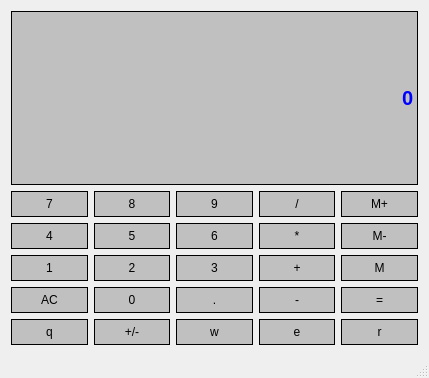
<?xml version="1.0" encoding="UTF-8"?>
<ui version="4.0">
 <class>Calculator</class>
 <widget class="QMainWindow" name="Calculator">
  <property name="geometry">
   <rect>
    <x>0</x>
    <y>0</y>
    <width>429</width>
    <height>378</height>
   </rect>
  </property>
  <property name="sizePolicy">
   <sizepolicy hsizetype="Preferred" vsizetype="Expanding">
    <horstretch>0</horstretch>
    <verstretch>0</verstretch>
   </sizepolicy>
  </property>
  <property name="windowTitle">
   <string>Calculator</string>
  </property>
  <widget class="QWidget" name="centralWidget">
   <layout class="QGridLayout" name="gridLayout">
    <item row="1" column="0">
     <widget class="QPushButton" name="Button7">
      <property name="sizePolicy">
       <sizepolicy hsizetype="Preferred" vsizetype="Preferred">
        <horstretch>0</horstretch>
        <verstretch>0</verstretch>
       </sizepolicy>
      </property>
      <property name="styleSheet">
       <string notr="true">QPushButton{
	background-color:#C0C0C0;
	border: 1px solid;
	padding: 5px;
}

QPushButton:pressed{
	background-color:#A9A9A9;
	border: 1px solid;
}</string>
      </property>
      <property name="text">
       <string>7</string>
      </property>
     </widget>
    </item>
    <item row="2" column="1">
     <widget class="QPushButton" name="Button5">
      <property name="sizePolicy">
       <sizepolicy hsizetype="Preferred" vsizetype="Preferred">
        <horstretch>0</horstretch>
        <verstretch>0</verstretch>
       </sizepolicy>
      </property>
      <property name="styleSheet">
       <string notr="true">QPushButton{
	background-color:#C0C0C0;
	border: 1px solid;
	padding: 5px;
}

QPushButton:pressed{
	background-color:#A9A9A9;
	border: 1px solid;
}</string>
      </property>
      <property name="text">
       <string>5</string>
      </property>
     </widget>
    </item>
    <item row="3" column="4">
     <widget class="QPushButton" name="MemGet">
      <property name="sizePolicy">
       <sizepolicy hsizetype="Preferred" vsizetype="Preferred">
        <horstretch>0</horstretch>
        <verstretch>0</verstretch>
       </sizepolicy>
      </property>
      <property name="styleSheet">
       <string notr="true">QPushButton{
	background-color:#C0C0C0;
	border: 1px solid;
	padding: 5px;
}

QPushButton:pressed{
	background-color:#A9A9A9;
	border: 1px solid;
}</string>
      </property>
      <property name="text">
       <string>M</string>
      </property>
     </widget>
    </item>
    <item row="4" column="0">
     <widget class="QPushButton" name="Clear">
      <property name="sizePolicy">
       <sizepolicy hsizetype="Preferred" vsizetype="Preferred">
        <horstretch>0</horstretch>
        <verstretch>0</verstretch>
       </sizepolicy>
      </property>
      <property name="styleSheet">
       <string notr="true">QPushButton{
	background-color:#C0C0C0;
	border: 1px solid;
	padding: 5px;
}

QPushButton:pressed{
	background-color:#A9A9A9;
	border: 1px solid;
}</string>
      </property>
      <property name="text">
       <string>AC</string>
      </property>
     </widget>
    </item>
    <item row="2" column="3">
     <widget class="QPushButton" name="Multiply">
      <property name="sizePolicy">
       <sizepolicy hsizetype="Preferred" vsizetype="Preferred">
        <horstretch>0</horstretch>
        <verstretch>0</verstretch>
       </sizepolicy>
      </property>
      <property name="styleSheet">
       <string notr="true">QPushButton{
	background-color:#C0C0C0;
	border: 1px solid;
	padding: 5px;
}

QPushButton:pressed{
	background-color:#A9A9A9;
	border: 1px solid;
}</string>
      </property>
      <property name="text">
       <string>*</string>
      </property>
     </widget>
    </item>
    <item row="4" column="1">
     <widget class="QPushButton" name="Button0">
      <property name="sizePolicy">
       <sizepolicy hsizetype="Preferred" vsizetype="Preferred">
        <horstretch>0</horstretch>
        <verstretch>0</verstretch>
       </sizepolicy>
      </property>
      <property name="styleSheet">
       <string notr="true">QPushButton{
	background-color:#C0C0C0;
	border: 1px solid;
	padding: 5px;
}

QPushButton:pressed{
	background-color:#A9A9A9;
	border: 1px solid;
}</string>
      </property>
      <property name="text">
       <string>0</string>
      </property>
     </widget>
    </item>
    <item row="3" column="2">
     <widget class="QPushButton" name="Button3">
      <property name="sizePolicy">
       <sizepolicy hsizetype="Preferred" vsizetype="Preferred">
        <horstretch>0</horstretch>
        <verstretch>0</verstretch>
       </sizepolicy>
      </property>
      <property name="styleSheet">
       <string notr="true">QPushButton{
	background-color:#C0C0C0;
	border: 1px solid;
	padding: 5px;
}

QPushButton:pressed{
	background-color:#A9A9A9;
	border: 1px solid;
}</string>
      </property>
      <property name="text">
       <string>3</string>
      </property>
     </widget>
    </item>
    <item row="2" column="2">
     <widget class="QPushButton" name="Button6">
      <property name="sizePolicy">
       <sizepolicy hsizetype="Preferred" vsizetype="Preferred">
        <horstretch>0</horstretch>
        <verstretch>0</verstretch>
       </sizepolicy>
      </property>
      <property name="styleSheet">
       <string notr="true">QPushButton{
	background-color:#C0C0C0;
	border: 1px solid;
	padding: 5px;
}

QPushButton:pressed{
	background-color:#A9A9A9;
	border: 1px solid;
}</string>
      </property>
      <property name="text">
       <string>6</string>
      </property>
     </widget>
    </item>
    <item row="4" column="3">
     <widget class="QPushButton" name="Substract">
      <property name="sizePolicy">
       <sizepolicy hsizetype="Preferred" vsizetype="Preferred">
        <horstretch>0</horstretch>
        <verstretch>0</verstretch>
       </sizepolicy>
      </property>
      <property name="styleSheet">
       <string notr="true">QPushButton{
	background-color:#C0C0C0;
	border: 1px solid;
	padding: 5px;
}

QPushButton:pressed{
	background-color:#A9A9A9;
	border: 1px solid;
}</string>
      </property>
      <property name="text">
       <string>-</string>
      </property>
     </widget>
    </item>
    <item row="4" column="4">
     <widget class="QPushButton" name="Equals">
      <property name="sizePolicy">
       <sizepolicy hsizetype="Preferred" vsizetype="Preferred">
        <horstretch>0</horstretch>
        <verstretch>0</verstretch>
       </sizepolicy>
      </property>
      <property name="styleSheet">
       <string notr="true">QPushButton{
	background-color:#C0C0C0;
	border: 1px solid;
	padding: 5px;
}

QPushButton:pressed{
	background-color:#A9A9A9;
	border: 1px solid;
}</string>
      </property>
      <property name="text">
       <string>=</string>
      </property>
     </widget>
    </item>
    <item row="3" column="0">
     <widget class="QPushButton" name="Button1">
      <property name="sizePolicy">
       <sizepolicy hsizetype="Preferred" vsizetype="Preferred">
        <horstretch>0</horstretch>
        <verstretch>0</verstretch>
       </sizepolicy>
      </property>
      <property name="styleSheet">
       <string notr="true">QPushButton{
	background-color:#C0C0C0;
	border: 1px solid;
	padding: 5px;
}

QPushButton:pressed{
	background-color:#A9A9A9;
	border: 1px solid;
}</string>
      </property>
      <property name="text">
       <string>1</string>
      </property>
     </widget>
    </item>
    <item row="2" column="0">
     <widget class="QPushButton" name="Button4">
      <property name="sizePolicy">
       <sizepolicy hsizetype="Preferred" vsizetype="Preferred">
        <horstretch>0</horstretch>
        <verstretch>0</verstretch>
       </sizepolicy>
      </property>
      <property name="styleSheet">
       <string notr="true">QPushButton{
	background-color:#C0C0C0;
	border: 1px solid;
	padding: 5px;
}

QPushButton:pressed{
	background-color:#A9A9A9;
	border: 1px solid;
}</string>
      </property>
      <property name="text">
       <string>4</string>
      </property>
     </widget>
    </item>
    <item row="2" column="4">
     <widget class="QPushButton" name="MemClear">
      <property name="sizePolicy">
       <sizepolicy hsizetype="Preferred" vsizetype="Preferred">
        <horstretch>0</horstretch>
        <verstretch>0</verstretch>
       </sizepolicy>
      </property>
      <property name="styleSheet">
       <string notr="true">QPushButton{
	background-color:#C0C0C0;
	border: 1px solid;
	padding: 5px;
}

QPushButton:pressed{
	background-color:#A9A9A9;
	border: 1px solid;
}</string>
      </property>
      <property name="text">
       <string>M-</string>
      </property>
     </widget>
    </item>
    <item row="0" column="0" colspan="5">
     <widget class="QLineEdit" name="Display">
      <property name="sizePolicy">
       <sizepolicy hsizetype="Preferred" vsizetype="Expanding">
        <horstretch>0</horstretch>
        <verstretch>0</verstretch>
       </sizepolicy>
      </property>
      <property name="font">
       <font>
        <family>MS Sans Serif</family>
        <pointsize>15</pointsize>
        <weight>75</weight>
        <bold>true</bold>
       </font>
      </property>
      <property name="styleSheet">
       <string notr="true">QLineEdit{
	background-color:#C0C0C0;
	border: 1px solid;
	color: blue;
}
</string>
      </property>
      <property name="text">
       <string>0</string>
      </property>
      <property name="alignment">
       <set>Qt::AlignRight|Qt::AlignTrailing|Qt::AlignVCenter</set>
      </property>
     </widget>
    </item>
    <item row="1" column="2">
     <widget class="QPushButton" name="Button9">
      <property name="sizePolicy">
       <sizepolicy hsizetype="Preferred" vsizetype="Preferred">
        <horstretch>0</horstretch>
        <verstretch>0</verstretch>
       </sizepolicy>
      </property>
      <property name="styleSheet">
       <string notr="true">QPushButton{
	background-color:#C0C0C0;
	border: 1px solid;
	padding: 5px;
}

QPushButton:pressed{
	background-color:#A9A9A9;
	border: 1px solid;
}</string>
      </property>
      <property name="text">
       <string>9</string>
      </property>
     </widget>
    </item>
    <item row="1" column="4">
     <widget class="QPushButton" name="MemAdd">
      <property name="sizePolicy">
       <sizepolicy hsizetype="Preferred" vsizetype="Preferred">
        <horstretch>0</horstretch>
        <verstretch>0</verstretch>
       </sizepolicy>
      </property>
      <property name="styleSheet">
       <string notr="true">QPushButton{
	background-color:#C0C0C0;
	border: 1px solid;
	padding: 5px;
}

QPushButton:pressed{
	background-color:#A9A9A9;
	border: 1px solid;
}</string>
      </property>
      <property name="text">
       <string>M+</string>
      </property>
     </widget>
    </item>
    <item row="1" column="3">
     <widget class="QPushButton" name="Divide">
      <property name="sizePolicy">
       <sizepolicy hsizetype="Preferred" vsizetype="Preferred">
        <horstretch>0</horstretch>
        <verstretch>0</verstretch>
       </sizepolicy>
      </property>
      <property name="styleSheet">
       <string notr="true">QPushButton{
	background-color:#C0C0C0;
	border: 1px solid;
	padding: 5px;
}

QPushButton:pressed{
	background-color:#A9A9A9;
	border: 1px solid;
}</string>
      </property>
      <property name="text">
       <string>/</string>
      </property>
     </widget>
    </item>
    <item row="1" column="1">
     <widget class="QPushButton" name="Button8">
      <property name="sizePolicy">
       <sizepolicy hsizetype="Preferred" vsizetype="Preferred">
        <horstretch>0</horstretch>
        <verstretch>0</verstretch>
       </sizepolicy>
      </property>
      <property name="styleSheet">
       <string notr="true">QPushButton{
	background-color:#C0C0C0;
	border: 1px solid;
	padding: 5px;
}

QPushButton:pressed{
	background-color:#A9A9A9;
	border: 1px solid;
}</string>
      </property>
      <property name="text">
       <string>8</string>
      </property>
     </widget>
    </item>
    <item row="3" column="1">
     <widget class="QPushButton" name="Button2">
      <property name="sizePolicy">
       <sizepolicy hsizetype="Preferred" vsizetype="Preferred">
        <horstretch>0</horstretch>
        <verstretch>0</verstretch>
       </sizepolicy>
      </property>
      <property name="styleSheet">
       <string notr="true">QPushButton{
	background-color:#C0C0C0;
	border: 1px solid;
	padding: 5px;
}

QPushButton:pressed{
	background-color:#A9A9A9;
	border: 1px solid;
}</string>
      </property>
      <property name="text">
       <string>2</string>
      </property>
     </widget>
    </item>
    <item row="3" column="3">
     <widget class="QPushButton" name="Add">
      <property name="sizePolicy">
       <sizepolicy hsizetype="Preferred" vsizetype="Preferred">
        <horstretch>0</horstretch>
        <verstretch>0</verstretch>
       </sizepolicy>
      </property>
      <property name="styleSheet">
       <string notr="true">QPushButton{
	background-color:#C0C0C0;
	border: 1px solid;
	padding: 5px;
}

QPushButton:pressed{
	background-color:#A9A9A9;
	border: 1px solid;
}</string>
      </property>
      <property name="text">
       <string>+</string>
      </property>
     </widget>
    </item>
    <item row="5" column="0">
     <widget class="QPushButton" name="pushButton">
      <property name="sizePolicy">
       <sizepolicy hsizetype="Preferred" vsizetype="Preferred">
        <horstretch>0</horstretch>
        <verstretch>0</verstretch>
       </sizepolicy>
      </property>
      <property name="styleSheet">
       <string notr="true">QPushButton{
	background-color:#C0C0C0;
	border: 1px solid;
	padding: 5px;
}

QPushButton:pressed{
	background-color:#A9A9A9;
	border: 1px solid;
}</string>
      </property>
      <property name="text">
       <string>q</string>
      </property>
     </widget>
    </item>
    <item row="5" column="3">
     <widget class="QPushButton" name="pushButton_4">
      <property name="sizePolicy">
       <sizepolicy hsizetype="Preferred" vsizetype="Preferred">
        <horstretch>0</horstretch>
        <verstretch>0</verstretch>
       </sizepolicy>
      </property>
      <property name="styleSheet">
       <string notr="true">QPushButton{
	background-color:#C0C0C0;
	border: 1px solid;
	padding: 5px;
}

QPushButton:pressed{
	background-color:#A9A9A9;
	border: 1px solid;
}</string>
      </property>
      <property name="text">
       <string>e</string>
      </property>
     </widget>
    </item>
    <item row="5" column="2">
     <widget class="QPushButton" name="pushButton_3">
      <property name="sizePolicy">
       <sizepolicy hsizetype="Preferred" vsizetype="Preferred">
        <horstretch>0</horstretch>
        <verstretch>0</verstretch>
       </sizepolicy>
      </property>
      <property name="styleSheet">
       <string notr="true">QPushButton{
	background-color:#C0C0C0;
	border: 1px solid;
	padding: 5px;
}

QPushButton:pressed{
	background-color:#A9A9A9;
	border: 1px solid;
}</string>
      </property>
      <property name="text">
       <string>w</string>
      </property>
     </widget>
    </item>
    <item row="5" column="4">
     <widget class="QPushButton" name="pushButton_5">
      <property name="sizePolicy">
       <sizepolicy hsizetype="Preferred" vsizetype="Preferred">
        <horstretch>0</horstretch>
        <verstretch>0</verstretch>
       </sizepolicy>
      </property>
      <property name="styleSheet">
       <string notr="true">QPushButton{
	background-color:#C0C0C0;
	border: 1px solid;
	padding: 5px;
}

QPushButton:pressed{
	background-color:#A9A9A9;
	border: 1px solid;
}</string>
      </property>
      <property name="text">
       <string>r</string>
      </property>
     </widget>
    </item>
    <item row="4" column="2">
     <widget class="QPushButton" name="Comma">
      <property name="sizePolicy">
       <sizepolicy hsizetype="Preferred" vsizetype="Preferred">
        <horstretch>0</horstretch>
        <verstretch>0</verstretch>
       </sizepolicy>
      </property>
      <property name="styleSheet">
       <string notr="true">QPushButton{
	background-color:#C0C0C0;
	border: 1px solid;
	padding: 5px;
}

QPushButton:pressed{
	background-color:#A9A9A9;
	border: 1px solid;
}</string>
      </property>
      <property name="text">
       <string>.</string>
      </property>
     </widget>
    </item>
    <item row="5" column="1">
     <widget class="QPushButton" name="ChangeSign">
      <property name="sizePolicy">
       <sizepolicy hsizetype="Preferred" vsizetype="Preferred">
        <horstretch>0</horstretch>
        <verstretch>0</verstretch>
       </sizepolicy>
      </property>
      <property name="styleSheet">
       <string notr="true">QPushButton{
	background-color:#C0C0C0;
	border: 1px solid;
	padding: 5px;
}

QPushButton:pressed{
	background-color:#A9A9A9;
	border: 1px solid;
}</string>
      </property>
      <property name="text">
       <string>+/-</string>
      </property>
     </widget>
    </item>
   </layout>
  </widget>
  <widget class="QMenuBar" name="menuBar">
   <property name="geometry">
    <rect>
     <x>0</x>
     <y>0</y>
     <width>429</width>
     <height>22</height>
    </rect>
   </property>
  </widget>
  <widget class="QStatusBar" name="statusBar"/>
 </widget>
 <layoutdefault spacing="6" margin="11"/>
 <resources/>
 <connections/>
</ui>
